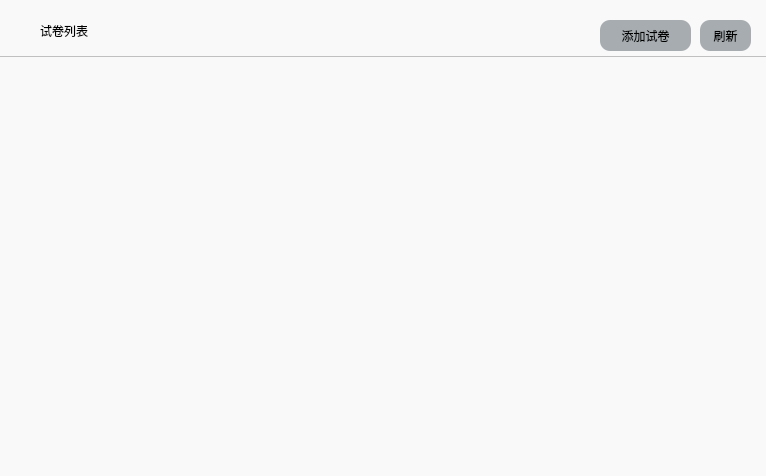
<?xml version="1.0" encoding="UTF-8"?>
<ui version="4.0">
 <class>MainWindow</class>
 <widget class="QMainWindow" name="MainWindow">
  <property name="geometry">
   <rect>
    <x>0</x>
    <y>0</y>
    <width>766</width>
    <height>476</height>
   </rect>
  </property>
  <property name="minimumSize">
   <size>
    <width>766</width>
    <height>476</height>
   </size>
  </property>
  <property name="maximumSize">
   <size>
    <width>766</width>
    <height>476</height>
   </size>
  </property>
  <property name="windowTitle">
   <string>ExamEase</string>
  </property>
  <property name="styleSheet">
   <string notr="true">font: 10pt &quot;微软雅黑&quot;;
background-color: rgb(249, 249, 249);</string>
  </property>
  <widget class="QWidget" name="centralwidget">
   <widget class="QPushButton" name="addPaper">
    <property name="geometry">
     <rect>
      <x>600</x>
      <y>20</y>
      <width>91</width>
      <height>31</height>
     </rect>
    </property>
    <property name="styleSheet">
     <string notr="true">font: 10pt &quot;微软雅黑&quot;;
background-color: rgb(166, 172, 175);
border-radius: 10px</string>
    </property>
    <property name="text">
     <string>添加试卷</string>
    </property>
   </widget>
   <widget class="QLabel" name="label">
    <property name="geometry">
     <rect>
      <x>40</x>
      <y>10</y>
      <width>101</width>
      <height>41</height>
     </rect>
    </property>
    <property name="styleSheet">
     <string notr="true">font: 14pt &quot;微软雅黑&quot;;</string>
    </property>
    <property name="text">
     <string>试卷列表</string>
    </property>
   </widget>
   <widget class="QTableWidget" name="tableWidget">
    <property name="geometry">
     <rect>
      <x>-3</x>
      <y>56</y>
      <width>771</width>
      <height>421</height>
     </rect>
    </property>
   </widget>
   <widget class="QPushButton" name="refreshTable">
    <property name="geometry">
     <rect>
      <x>700</x>
      <y>20</y>
      <width>51</width>
      <height>31</height>
     </rect>
    </property>
    <property name="styleSheet">
     <string notr="true">font: 10pt &quot;微软雅黑&quot;;
background-color: rgb(166, 172, 175);
border-radius: 10px</string>
    </property>
    <property name="text">
     <string>刷新</string>
    </property>
   </widget>
  </widget>
  <action name="action22">
   <property name="text">
    <string>22</string>
   </property>
  </action>
 </widget>
 <resources/>
 <connections/>
</ui>
